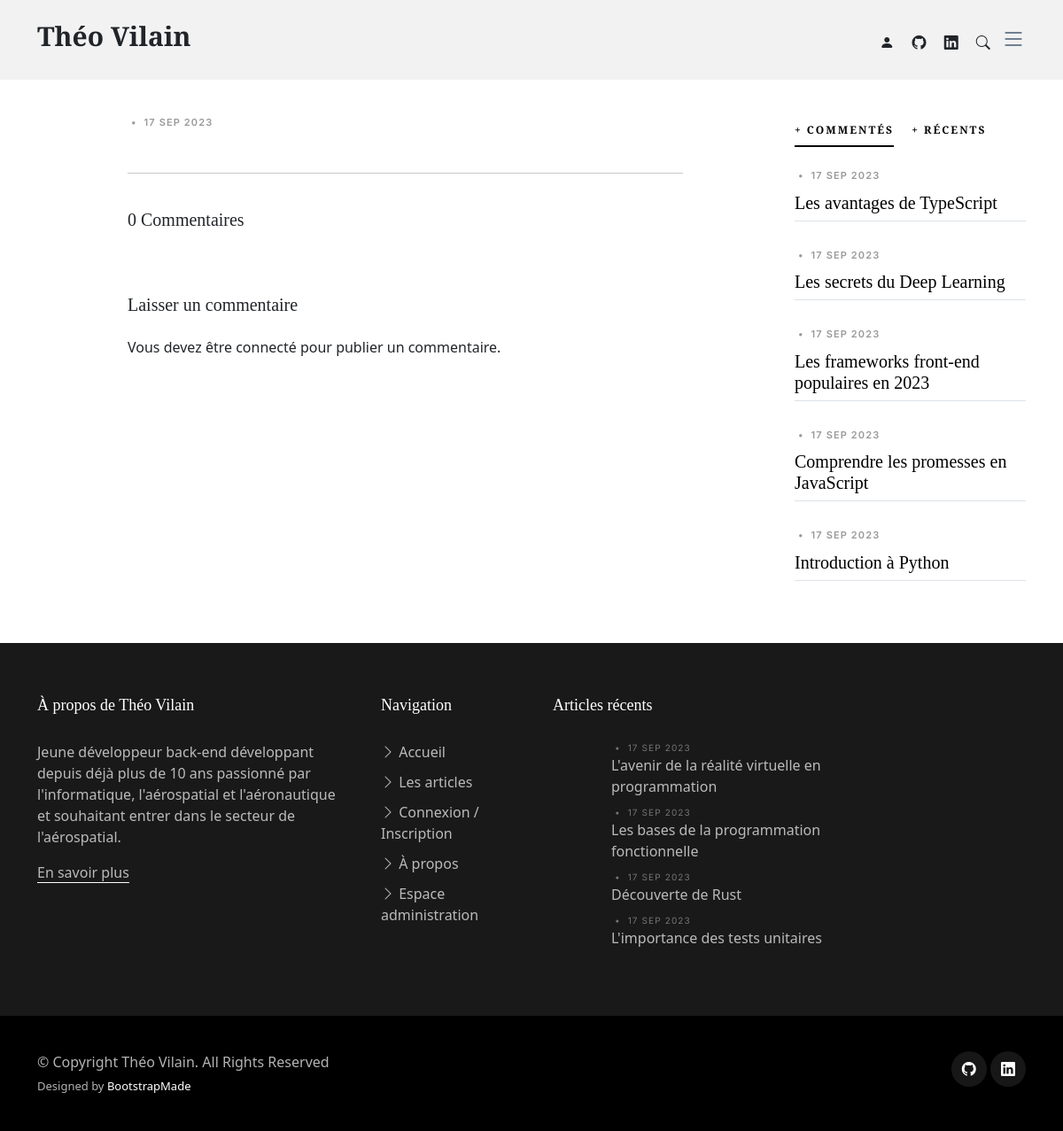
Page /pages/article.php on the committed database.
### tables this page shows
CREATE TABLE IF NOT EXISTS `posts` (
  `id` int NOT NULL AUTO_INCREMENT,
  `title` longtext NOT NULL,
  `content` longtext NOT NULL,
  `chapo` longtext,
  `author_id` int DEFAULT NULL,
  `slug` longtext NOT NULL,
  `last_modified` timestamp NULL DEFAULT CURRENT_TIMESTAMP ON UPDATE CURRENT_TIMESTAMP,
  PRIMARY KEY (`id`),
  KEY `author_id` (`author_id`)
);

### assets/php/Articles.php (called while the page is built, shortened)
<?php
class Articles
{
    private $database;
    public function __construct($host, $dbname, $user, $pass)
    {
        try {
            $this->database = new PDO('mysql:host=' . $host . ';dbname=' . $dbname, $user, $pass);
            $this->database->setAttribute(PDO::ATTR_ERRMODE, PDO::ERRMODE_EXCEPTION);
        } catch (PDOException $e) {
            error_log('Erreur de connexion: ' . $e->getMessage());
        }
    }
    public function getRecentArticles(Int $limit)
    {
        $query = "SELECT * FROM posts ORDER BY last_modified DESC LIMIT :limit";
        $stmt = $this->database->prepare($query);
        $stmt->bindParam(':limit', $limit, PDO::PARAM_INT);
        $stmt->execute();
        return $stmt->fetchAll();
    }
    public function getMostCommentedArticles(Int $limit = 5)
    {
        $query = 'SELECT posts.*, COUNT(comments.id) AS comment_count
                 FROM posts
                 LEFT JOIN comments ON posts.id = comments.post_id
                 GROUP BY posts.id
                 ORDER BY comment_count DESC
                 LIMIT :limit';
        $stmt = $this->database->prepare($query);
        $stmt->bindParam(':limit', $limit, PDO::PARAM_INT);
        $stmt->execute();
        return $stmt->fetchAll(PDO::FETCH_ASSOC);
    }
    public function getArticleBySlug($slug)
    {
        $query = "SELECT * FROM posts WHERE slug = :slug LIMIT 1";
        $stmt = $this->database->prepare($query);
        $stmt->bindParam(':slug', $slug, PDO::PARAM_STR);
        $stmt->execute();
        return $stmt->fetch(PDO::FETCH_ASSOC);
    }
    public function getCommentsByArticleId($articleId) {
        $query = "SELECT comments.content AS comment_content, comments.created_at AS comment_date, users.username AS user_name
                  FROM comments
                  JOIN users ON comments.author_id = users.id
                  WHERE comments.post_id = :articleId AND comments.approved = 1
                  ORDER BY comments.created_at DESC";
        $stmt = $this->database->prepare($query);
        $stmt->bindParam(':articleId', $articleId, PDO::PARAM_INT);
        $stmt->execute();
        return $stmt->fetchAll(PDO::FETCH_ASSOC);
    }
}

### pages/article.php (the view, shortened to what this page needs)
<?php
require '../assets/php/Articles.php';
$articlesInstance = new Articles($_ENV['DB_HOST'], $_ENV['DB_NAME'], $_ENV['DB_USER'], $_ENV['DB_PASS']);
$mostCommentedArticles = $articlesInstance->getMostCommentedArticles(5);
$lastArticles = $articlesInstance->getRecentArticles(5);
$footerArticles = $articlesInstance->getRecentArticles(4);
$article = $articlesInstance->getArticleBySlug(htmlspecialchars($_GET['slug'], ENT_QUOTES, 'UTF-8'));
$articleDate = new DateTime($article['last_modified']);
$formattedArticleDate = $articleDate->format('d M Y');
$comments = $articlesInstance->getCommentsByArticleId($article['id']);
$commentsCount = count($comments);
?>
<!DOCTYPE html>
<html lang="fr">
<head>
  <link href="../assets/vendor/bootstrap/css/bootstrap.min.css" rel="stylesheet">
  <link href="../assets/vendor/bootstrap-icons/bootstrap-icons.css" rel="stylesheet">
  <link href="../assets/vendor/swiper/swiper-bundle.min.css" rel="stylesheet">
  <link href="../assets/vendor/glightbox/css/glightbox.min.css" rel="stylesheet">
  <link href="../assets/vendor/aos/aos.css" rel="stylesheet">
  <link href="../assets/css/variables.css" rel="stylesheet">
  <link href="../assets/css/main.css" rel="stylesheet">
</head>
<body>
  <header id="header" class="header d-flex align-items-center fixed-top">
    <div class="container-fluid container-xl d-flex align-items-center justify-content-between">
      <a href="/" class="logo d-flex align-items-center">
        <h1>Théo Vilain</h1>
      </a>
      <div class="position-relative">
        <?php
        if (isset($_SESSION) && isset($_SESSION['id'])) {
          $userInfos = $articlesInstance->getAuthorById($_SESSION['id']);
          if ($userInfos['role'] === "admin") {
            echo '<a href="/admin" class="mx-2"><span class="bi-pencil-fill"></span></a>';
            echo '<a href="/auth" class="mx-2"><span class="bi-person-fill"></span></a>';
          } else {
            echo '<a href="/auth" class="mx-2"><span class="bi-person-fill"></span></a>';
          }
        } else {
          echo '<a href="/auth" class="mx-2"><span class="bi-person-fill"></span></a>';
        }
        ?>
        <a href="https://github.com/Teyk0o" target="_blank" class="mx-2"><span class="bi-github"></span></a>
        <a href="https://www.linkedin.com/in/th%C3%A9o-vilain/" target="_blank" class="mx-2"><span class="bi-linkedin"></span></a>
        <a href="#" class="mx-2 js-search-open"><span class="bi-search"></span></a>
        <i class="bi bi-list mobile-nav-toggle"></i>
      </div>
    </div>
  </header>
  <main id="main">
    <section class="single-post-content">
      <div class="container">
        <div class="row">
          <div class="col-md-9 post-content" data-aos="fade-up">
            <div class="single-post">
              <div class="post-meta"><span class="mx-1">&bullet;</span> <span><?= htmlspecialchars($formattedArticleDate, ENT_QUOTES, 'UTF-8') ?></span></div>
              <hr/>
            </div>
            <div class="comments">
              <h5 class="comment-title py-4"><?= htmlspecialchars($commentsCount, ENT_QUOTES, 'UTF-8') ?> Commentaires</h5>
            </div>
            <div class="row justify-content-center mt-5">
              <div class="col-lg-12">
                <h5 class="comment-title">Laisser un commentaire</h5>
                <?php if (isset($_SESSION) && isset($_SESSION['id'])) { ?>
                <form action="" method="post">
                  <div class="row">
                    <div class="col-12 mb-3 mt-3">
                      <textarea class="form-control" id="comment-message" placeholder="Écrivez votre commentaire ici..." cols="30" rows="10"></textarea>
                      <input type="hidden" id="post-id" value="<?= htmlspecialchars($article['id'], ENT_QUOTES, 'UTF-8') ?>">
                    </div>
                    <div class="col-12">
                      <input type="submit" id="submit-comment-btn" class="btn btn-primary" value="Ajouter un commentaire">
                    </div>
                  </div>
                </form>
                <?php } else { ?>
                  <div class="row">
                  <div class="col-12 mb-3 mt-3">
                    <p>Vous devez être connecté pour publier un commentaire.</p>
                  </div>
                </div>
                <?php } ?>
              </div>
            </div>
          </div>
          <div class="col-md-3">
            <div class="aside-block">
              <ul class="nav nav-pills custom-tab-nav mb-4" id="pills-tab" role="tablist">
                <li class="nav-item" role="presentation">
                  <button class="nav-link active" id="pills-popular-tab" data-bs-toggle="pill" data-bs-target="#pills-popular" type="button" role="tab" aria-controls="pills-popular" aria-selected="true">+ commentés</button>
                </li>
                <li class="nav-item" role="presentation">
                  <button class="nav-link" id="pills-trending-tab" data-bs-toggle="pill" data-bs-target="#pills-trending" type="button" role="tab" aria-controls="pills-trending" aria-selected="false">+ récents</button>
                </li>
              </ul>
              <div class="tab-content" id="pills-tabContent">
                <div class="tab-pane fade show active" id="pills-popular" role="tabpanel" aria-labelledby="pills-popular-tab">
                    <?php
                        foreach($mostCommentedArticles as $article) {
                            $articleDate = new DateTime($article['last_modified']);
                            $formattedArticleDate = $articleDate->format('d M Y');
                            echo '<div class="post-entry-1 border-bottom">
                                <div class="post-meta"><span class="mx-1">&bullet;</span> <span>'.htmlspecialchars($formattedArticleDate, ENT_QUOTES, 'UTF-8').'</span></div>
                                <h2 class="mb-2"><a href="/article/'.htmlspecialchars($article['slug'], ENT_QUOTES, 'UTF-8').'">'.htmlspecialchars($article['title'], ENT_QUOTES, 'UTF-8').'</a></h2>
                            </div>';
                        }
                    ?>
                </div>
              </div>
            </div>
          </div>
        </div>
      </div>
    </section>
  </main>
  <footer id="footer" class="footer">
    <div class="footer-content">
      <div class="container">
        <div class="row g-5">
          <div class="col-lg-4">
            <h3 class="footer-heading">À propos de Théo Vilain</h3>
            <p>Jeune développeur back-end développant depuis déjà plus de 10 ans passionné par l'informatique, l'aérospatial et l'aéronautique et souhaitant entrer dans le secteur de l'aérospatial.</p>
            <p><a href="/a-propos" class="footer-link-more">En savoir plus</a></p>
          </div>
          <div class="col-6 col-lg-2">
            <h3 class="footer-heading">Navigation</h3>
            <ul class="footer-links list-unstyled">
              <li><a href="/"><i class="bi bi-chevron-right"></i> Accueil</a></li>
              <li><a href="/articles"><i class="bi bi-chevron-right"></i> Les articles</a></li>
              <li><a href="/auth"><i class="bi bi-chevron-right"></i> Connexion / Inscription</a></li>
              <li><a href="/a-propos"><i class="bi bi-chevron-right"></i> À propos</a></li>
              <li><a href="/admin"><i class="bi bi-chevron-right"></i> Espace administration</a></li>
            </ul>
          </div>
          <div class="col-lg-4">
            <h3 class="footer-heading">Articles récents</h3>
            <ul class="footer-links footer-blog-entry list-unstyled">
                <?php
                  foreach ($footerArticles as $articleFooter) {
                    $footerArticleDate = new DateTime($articleFooter['last_modified']);
                    $formattedfooterArticleDate = $footerArticleDate->format('d M Y');
                    echo '<li>
                      <a href="/article/'.htmlspecialchars($articleFooter['slug'], ENT_QUOTES, 'UTF-8').'" class="d-flex align-items-center">
                        <img src="../assets/img/illu-post.jpg" alt="" class="img-fluid me-3">
                        <div>
                          <div class="post-meta d-block"> <span class="mx-1">&bullet;</span> <span>'.htmlspecialchars($formattedfooterArticleDate, ENT_QUOTES, 'UTF-8').'</span></div>
                          <span>'.htmlspecialchars($articleFooter['title'], ENT_QUOTES, 'UTF-8').'</span>
                        </div>
                      </a>
                    </li>';
                  }
                ?>
            </ul>
          </div>
        </div>
      </div>
    </div>
    <div class="footer-legal">
      <div class="container">
        <div class="row justify-content-between">
          <div class="col-md-6 text-center text-md-start mb-3 mb-md-0">
            <div class="copyright">
              © Copyright <strong><span>Théo Vilain</span></strong>. All Rights Reserved
            </div>
            <div class="credits">
              Designed by <a href="https://bootstrapmade.com/">BootstrapMade</a>
            </div>
          </div>
          <div class="col-md-6">
            <div class="social-links mb-3 mb-lg-0 text-center text-md-end">
              <a href="https://github.com/Teyk0o" target="_blank" class="github"><i class="bi bi-github"></i></a>
              <a href="https://www.linkedin.com/in/th%C3%A9o-vilain/" target="_blank" class="linkedin"><i class="bi bi-linkedin"></i></a>
            </div>
          </div>
        </div>
      </div>
    </div>
  </footer>
</body>
</html>

### assets/css/variables.css (style rules this page uses)
:root { --font-default: 'EB Garamond', system-ui, -apple-system, "Segoe UI", Roboto, "Helvetica Neue", Arial, "Noto Sans", "Liberation Sans", sans-serif, "Apple Color Emoji", "Segoe UI Emoji", "Segoe UI Symbol", "Noto Color Emoji"; --font-primary: 'EB Garamond', serif; --font-secondary: 'Inter', sans-serif; --color-default: #212529; --color-default-rgb: 33, 37, 41; --color-links: #212529; --color-links-hover: #15171a; --color-primary: #212529; --color-primary-light: #26282c; --color-primary-dark: #0b0c0e; --color-primary-rgb: 33, 37, 41; --color-primary-light-rgb: 38, 40, 44; --color-primary-dark-rgb: 11, 12, 14; --color-secondary: #596d80; --color-secondary-light: #8498aa; --color-secondary-dark: #404f5c; --color-secondary-rgb: 89, 109, 128; --color-secondary-light-rgb: 132, 152, 170; --color-secondary-dark-rgb: 64, 79, 92; --color-blue: #0d6efd; --color-blue-rgb: 13, 110, 253; --color-indigo: #6610f2; --color-indigo-rgb: 102, 16, 242; --color-purple: #6f42c1; --color-purple-rgb: 111, 66, 193; --color-pink: #f3268c; --color-pink-rgb: 243, 38, 140; --color-red: #df1529; --color-red-rgb: 223, 21, 4; --color-orange: #fd7e14; --color-orange-rgb: 253, 126, 20; --color-yellow: #ffc107; --color-yellow-rgb: 255, 193, 7; --color-green: #059652; --color-green-rgb: 5, 150, 82; --color-teal: #20c997; --color-teal-rgb: 32, 201, 151; --color-cyan: #0dcaf0; --color-cyan-rgb: 13, 202, 240; --color-white: #ffffff; --color-white-rgb: 255, 255, 255; --color-gray: #6c757d; --color-gray-rgb: 108, 117, 125; --color-black: #000000; --color-black-rgb: 0, 0, 0; }
:root { --bs-blue: var(--color-blue); --bs-indigo: var(--color-indigo); --bs-purple: var(--color-purple); --bs-pink: var(--color-pink); --bs-red: var(--color-red); --bs-orange: var(--color-orange); --bs-yellow: var(--color-yellow); --bs-green: var(--color-green); --bs-teal: var(--color-teal); --bs-cyan: var(--color-cyan); --bs-white: var(--color-white); --bs-gray: var(--color-gray); --bs-gray-dark: #343a40; --bs-gray-100: #f8f9fa; --bs-gray-200: #e9ecef; --bs-gray-300: #dee2e6; --bs-gray-400: #ced4da; --bs-gray-500: #adb5bd; --bs-gray-600: #6c757d; --bs-gray-700: #495057; --bs-gray-800: #343a40; --bs-gray-900: #212529; --bs-primary: var(--color-blue); --bs-secondary: var(--color-blue); --bs-success: #198754; --bs-info: #0dcaf0; --bs-warning: #ffc107; --bs-danger: #dc3545; --bs-light: #f8f9fa; --bs-dark: #212529; --bs-primary-rgb: var(--color-primary-rgb); --bs-secondary-rgb: var(--color-secondary-rgb); --bs-success-rgb: 25, 135, 84; --bs-info-rgb: 13, 202, 240; --bs-warning-rgb: 255, 193, 7; --bs-danger-rgb: 220, 53, 69; --bs-light-rgb: 248, 249, 250; --bs-dark-rgb: 33, 37, 41; --bs-white-rgb: var(--color-white-rgb); --bs-black-rgb: var(--color-black-rgb); --bs-body-color-rgb: var(--color-default-rgb); --bs-body-bg-rgb: 255, 255, 255; --bs-font-sans-serif: var(--font-default); --bs-font-monospace: SFMono-Regular, Menlo, Monaco, Consolas, "Liberation Mono", "Courier New", monospace; --bs-gradient: linear-gradient(180deg, rgba(255, 255, 255, 0.15), rgba(255, 255, 255, 0)); --bs-body-font-family: var(--font-default); --bs-body-font-size: 1rem; --bs-body-font-weight: 400; --bs-body-line-height: 1.5; --bs-body-color: var(--color-default); --bs-body-bg: #fff; }

### rows in the picture
posts: last_modified "17 SEP 2023", title "Les avantages de TypeScript"
posts: last_modified "17 SEP 2023", title "Les secrets du Deep Learning"
posts: last_modified "17 SEP 2023", title "Les frameworks front-end populaires en 2023"
posts: last_modified "17 SEP 2023", title "Comprendre les promesses en JavaScript"
posts: last_modified "17 SEP 2023", title "Introduction à Python"
posts: last_modified "17 SEP 2023", title "L'avenir de la réalité virtuelle en programmation"
posts: last_modified "17 SEP 2023", title "Les bases de la programmation fonctionnelle"
posts: last_modified "17 SEP 2023", title "Découverte de Rust"
posts: last_modified "17 SEP 2023", title "L'importance des tests unitaires"

### other values in the picture
$formattedArticleDate "17 SEP 2023"
$commentsCount "0"
